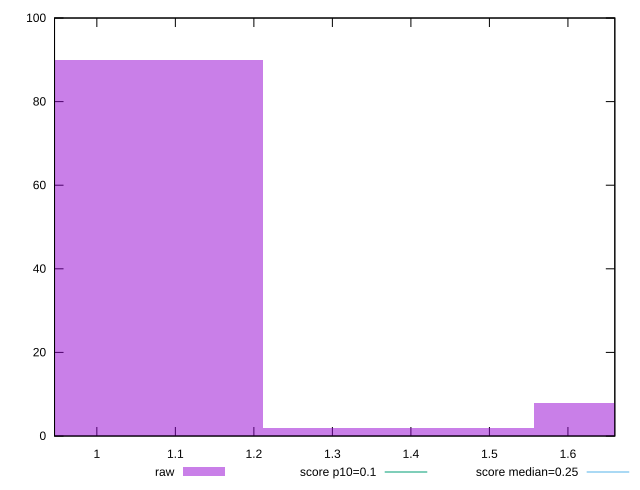

Generate this figure with gnuplot:
reset

$raw <<EOF
1.0382147103371213 90
1.7303578505618689 8
1.384286280449495 2
EOF

set key outside below
set boxwidth 0.34607157011237377
set xrange [0.9461108737521702:1.6597258911132813]
set yrange [0:100]
set trange [0:100]
set style fill transparent solid 0.5 noborder

set parametric
set terminal svg size 640, 490 enhanced background rgb 'white'
set output "report_00015_2021-02-09T16-11-33.973Z/cumulative-layout-shift/samples/pages+cached+noadtech+nomedia/raw/histogram.svg"

plot $raw title "raw" with boxes, \
     0.1,t title "score p10=0.1", \
     0.25,t title "score median=0.25"

reset
